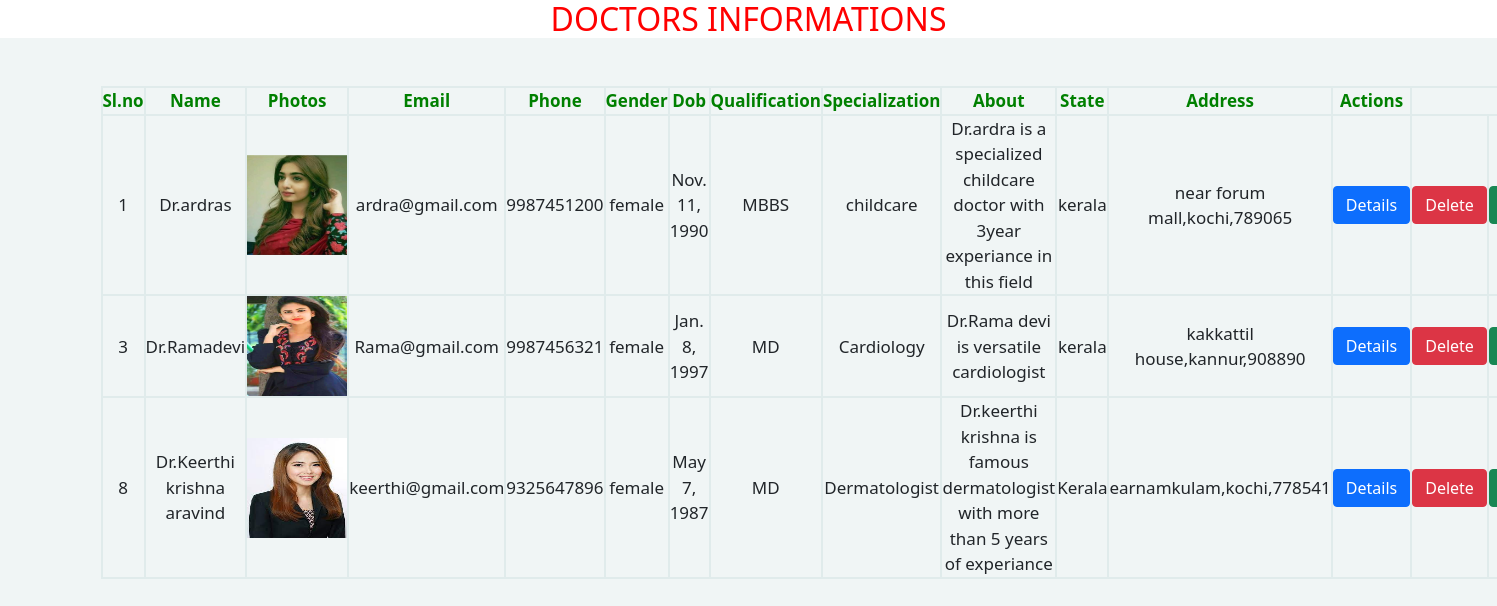
/mgmt_app/displaydoctors/, run on the app's committed database.
### mgmt_app/models.py (models this page shows, shortened)
class doctorinfomodel(models.Model):
    choice=[('MBBS','MBBS'),
            ('MD','MD'),
            ('MS','MS'),
            ('BAMS','BAMS'),
            ('BHMS','BHMS')
            ]
    fname=models.CharField(max_length=50)
    dimage=models.FileField(upload_to='mgmt_app/static')
    email=models.EmailField()
    phone=models.IntegerField()
    gender=models.CharField(max_length=10)
    date=models.DateField()
    select=models.CharField(max_length=50,choices=choice)
    specialization=models.CharField(max_length=250)
    about=models.CharField(max_length=500)
    state=models.CharField(max_length=100)
    address=models.CharField(max_length=250)

### mgmt_app/views.py (the view)
# urls.py: path('displaydoctors/',fullpaydisplaynew),
def fullpaydisplaynew(request):
    f=doctorinfomodel.objects.all()
    id1=[]
    k=[]
    l=[]
    m=[]
    n=[]
    o=[]
    p=[]
    q=[]
    r=[]
    s=[]
    t=[]
    u=[]
    for i in f:
        id2=i.id
        id1.append(id2)
        a=i.fname
        k.append(a)
        b=str(i.dimage).split('/')[-1]
        l.append(b)
        c=i.email
        m.append(c)
        d=i.phone
        n.append(d)
        e=i.gender
        o.append(e)
        g=i.date
        p.append(g)
        h=i.select
        q.append(h)
        j=i.specialization
        r.append(j)
        w=i.about
        s.append(w)
        v=i.state
        t.append(v)
        x=i.address
        u.append(x)
    dt=zip(id1,k,l,m,n,o,p,q,r,s,t,u)
    return render(request,'doctorfulldisplay.html',{'dt':dt})

### mgmt_app/templates/doctorfulldisplay.html (shortened to what this page needs)
<!DOCTYPE html>
{% load static %}
<html lang="en">
<head>
     <link href="https://cdn.jsdelivr.net/npm/bootstrap@5.0.2/dist/css/bootstrap.min.css" rel="stylesheet">
</head>
<body>
<h2>DOCTORS INFORMATIONS</h2>
<div class="container mt-5">
  <div class="row">
    <div class="col-md-12">
  <table class="one">
    <tr>
      <th>Sl.no</th>
       <th>Name</th>
       <th>Photos</th>
       <th>Email</th>
       <th>Phone</th>
       <th>Gender</th>
       <th>Dob</th>
       <th>Qualification</th>
       <th>Specialization</th>
       <th>About</th>
      <th>State</th>
      <th>Address</th>
        <th>Actions</th>
    </tr>
    {% for i,j,k,l,m,n,o,p,q,r,s,t in dt %}
    <tr>
      <td>{{i}}</td>
       <td>Dr.{{j}}</td>
       <td><img src="{% static k %}" height="100px" width="100px"></td>
       <td>{{l}}</td>
      <td>{{m}}</td>
      <td>{{n}}</td>
      <td>{{o}}</td>
      <td>{{p}}</td>
      <td>{{q}}</td>
      <td>{{r}}</td>
      <td>{{s}}</td>
      <td>{{t}}</td>
        <td><a href="http://127.0.0.1:8000/mgmt_app/detailsview/{{i}}" class="btn btn-primary">Details</a></td>
        <td><a href="http://127.0.0.1:8000/mgmt_app/deletedetails/{{i}}" class="btn btn-danger">Delete</a></td>
         <td><a href="http://127.0.0.1:8000/mgmt_app/editdetails/{{i}}" class="btn btn-success">Edit</a></td>
    </tr>
    {% endfor %}
  </table>
     </div>
  </div>
</div>
</body>
</html>

### mgmt_app/templates/doctorfulldisplay.html (style rules this page uses)
* { padding:0px; margin:0px; box:border-box; }
body { background:#f0f5f5; }
.one { border:2px solid #e0ebeb; width:100%; }
th { color:green; }
td,th { border:2px solid #e0ebeb; text-align:center; font-size:17px; }
h2 { color:red; text-align:center; background-color:white; }

### data on the page
doctorinfomodel: dt "ardras", dt "ardra@gmail.com", dt "female", dt "Nov. 11, 1990", dt "MBBS", dt "childcare", dt "Dr.ardra is a specialized childcare doctor with 3year experiance in this field", dt "kerala", dt "near forum mall,kochi,789065"
doctorinfomodel: dt "Ramadevi", dt "Rama@gmail.com", dt "female", dt "Jan. 8, 1997", dt "MD", dt "Cardiology", dt "Dr.Rama devi is versatile cardiologist", dt "kerala", dt "kakkattil house,kannur,908890"
doctorinfomodel: dt "Keerthi krishna aravind", dt "keerthi@gmail.com", dt "female", dt "May 7, 1987", dt "MD", dt "Dermatologist", dt "Dr.keerthi krishna is famous dermatologist with more than 5 years of experiance", dt "Kerala", dt "earnamkulam,kochi,778541"

### other printed values
{{ i }} "1" "3" "8"
{{ m }} "9987451200" "9987456321" "9325647896"
